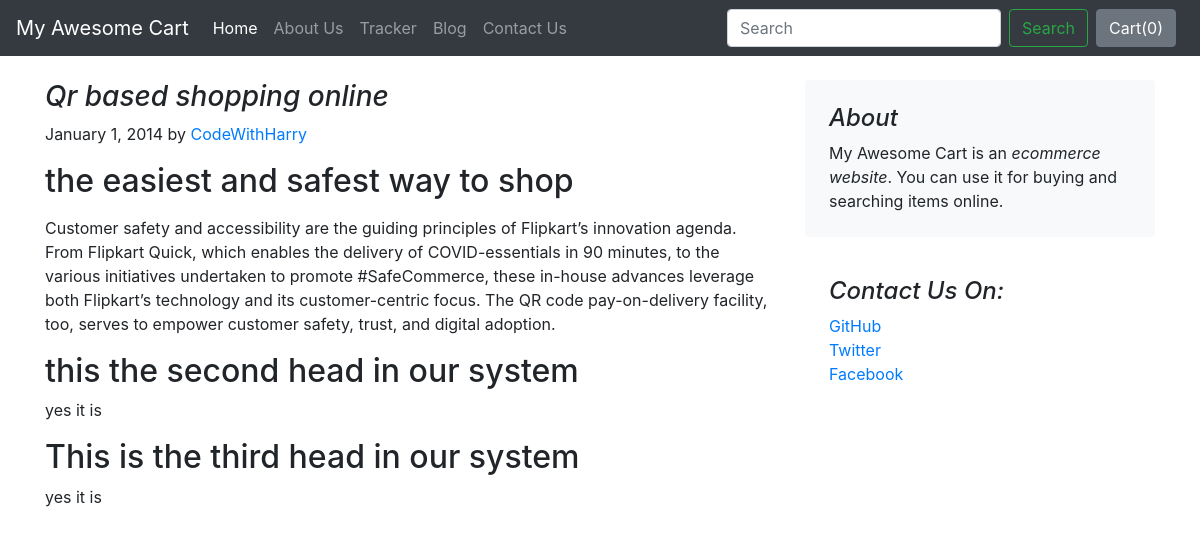
The app's page /blog/blogpost/3 with its own data.
### blog/models.py (models this page shows)
class Blogpost(models.Model):
    post_id = models.AutoField(primary_key=True)
    title = models.CharField(max_length = 50)
    head0 = models.CharField(max_length = 500, default = "")
    chead0 = models.CharField(max_length = 5000, default = "")
    head1 = models.CharField(max_length = 500, default = "")
    chead1 = models.CharField(max_length = 5000, default = "")
    head2 = models.CharField(max_length = 500, default = "")
    chead2 = models.CharField(max_length = 5000, default = "")
    pub_date = models.DateField()
    thumbnail = models.ImageField(upload_to = "shop/images",default = "")
    def __str__(self):
        return self.title

### blog/views.py (the view)
# urls.py: path("blogpost/<int:id>", views.blogpost,  name = "blogPost"),
def blogpost(request, id):
    post = Blogpost.objects.filter(post_id = id)[0]
    print(post)
    return render(request, 'blog/blogpost.html',{'post': post})

### blog/templates/blog/blogpost.html (shortened to what this page needs)
{%extends 'blog/basic.html'%}
{%block body%}
<div class="container">
    <div class="row mt-4">
        <div class="col-md-8 blog-main">
            <h3 class=" font-italic">
                {{post.title}}
            </h3>
            <p class="blog-post-meta">January 1, 2014 by <a href="#">CodeWithHarry</a></p>
            <div class="blog-post">
                <h2 class="blog-post-title">{{post.head0}}</h2>
                <p> {{post.chead0}}</p>
                <h2>{{post.head1}}</h2>
                <p> {{post.chead1}}</p>
                <h2>{{post.head2}}</h2>
                <p>{{post.chead2}}</p>
            </div>
        </div>
        <aside class="col-md-4 blog-sidebar">
            <div class="p-4 mb-3 bg-light rounded">
                <h4 class="font-italic">About</h4>
                <p class="mb-0">My Awesome Cart is an <em>ecommerce website</em>. You can use it for buying and searching items online. </p>
            </div>
            <div class="p-4">
                <h4 class="font-italic">Contact Us On: </h4>
                <ol class="list-unstyled">
                    <li><a href="#">GitHub</a></li>
                    <li><a href="#">Twitter</a></li>
                    <li><a href="#">Facebook</a></li>
                </ol>
            </div>
        </aside>
    </div>
</div>
{%endblock%}

### records on screen
Blogpost: title "Qr based shopping online", head0 "the easiest and safest way to shop", chead0 "Customer safety and accessibility are the guiding principles of Flipkart’s innovation agenda. From Flipkart Quick, which enables the delivery of COVID-essentials in 90 minutes, to the various initiatives undertaken to promote #SafeCommerce, these in-house advances leverage both Flipkart’s technology and its customer-centric focus. The QR code pay-on-delivery facility, too, serves to empower customer safety, trust, and digital adoption.", head1 "this the second head in our system", chead1 "yes it is", head2 "This is the third head in our system", chead2 "yes it is"
